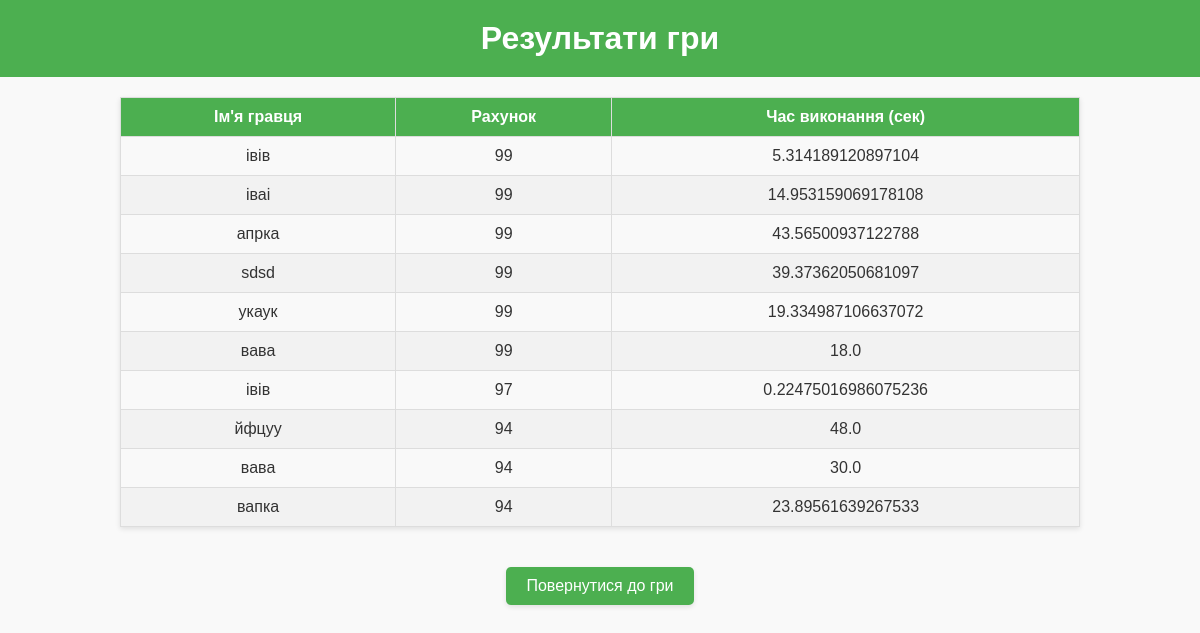
The app's page /results, older data.
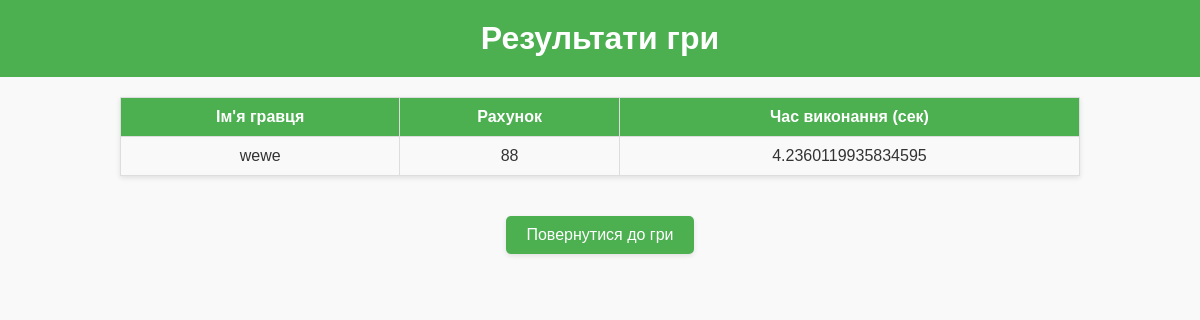
The same page, newer data.
### tables this page shows
CREATE TABLE results (
                        id INTEGER PRIMARY KEY AUTOINCREMENT,
                        player_name TEXT,
                        score INTEGER,
                        time_taken REAL
                      );

### app.py (the view)
@app.route('/results')
def results():
    conn = sqlite3.connect('game_results.db')
    cursor = conn.cursor()
    cursor.execute('SELECT player_name, score, time_taken FROM results ORDER BY score DESC LIMIT 10')
    results = cursor.fetchall()
    conn.close()
    return render_template('results.html', results=results)

### templates/results.html (shortened to what this page needs)
<!DOCTYPE html>
<html lang="uk">
<head>
</head>
<body>
    <h1>Результати гри</h1>
    <table>
        <thead>
            <tr>
                <th>Ім'я гравця</th>
                <th>Рахунок</th>
                <th>Час виконання (сек)</th>
            </tr>
        </thead>
        <tbody>
            {% for result in results %}
            <tr>
                <td>{{ result[0] }}</td>
                <td>{{ result[1] }}</td>
                <td>{{ result[2] }}</td>
            </tr>
            {% endfor %}
        </tbody>
    </table>
    <a href="/">Повернутися до гри</a>
</body>
</html>

### templates/results.html (style rules this page uses)
body { font-family: Arial, sans-serif; margin: 0; padding: 0; background-color: #f9f9f9; color: #333; text-align: center; }
h1 { background-color: #4CAF50; color: white; padding: 20px 0; margin: 0; }
table { width: 80%; margin: 20px auto; border-collapse: collapse; box-shadow: 0 2px 5px rgba(0, 0, 0, 0.1); }
th, td { padding: 10px; text-align: center; border: 1px solid #ddd; }
th { background-color: #4CAF50; color: white; }
a { display: inline-block; margin: 20px 0; padding: 10px 20px; color: white; background-color: #4CAF50; text-decoration: none; border-radius: 5px; box-shadow: 0 2px 5px rgba(0, 0, 0, 0.1); }

Row changes from the older to the newer data that the page shows:
removed results: player_name "іваі", score "99", time_taken "14.953159069178108"
removed results: player_name "апрка", score "99", time_taken "43.56500937122788"
removed results: player_name "sdsd", score "99", time_taken "39.37362050681097"
removed results: player_name "укаук", score "99", time_taken "19.334987106637072"
removed results: player_name "вава", score "99", time_taken "18.0"
removed results: player_name "івів", score "97", time_taken "0.22475016986075236"
removed results: player_name "йфцуу", score "94", time_taken "48.0"
removed results: player_name "вава", score "94", time_taken "30.0"
removed results: player_name "вапка", score "94", time_taken "23.89561639267533"
changed results: player_name "івів" → "wewe"; score "99" → "88"; time_taken "5.314189120897104" → "4.2360119935834595"
